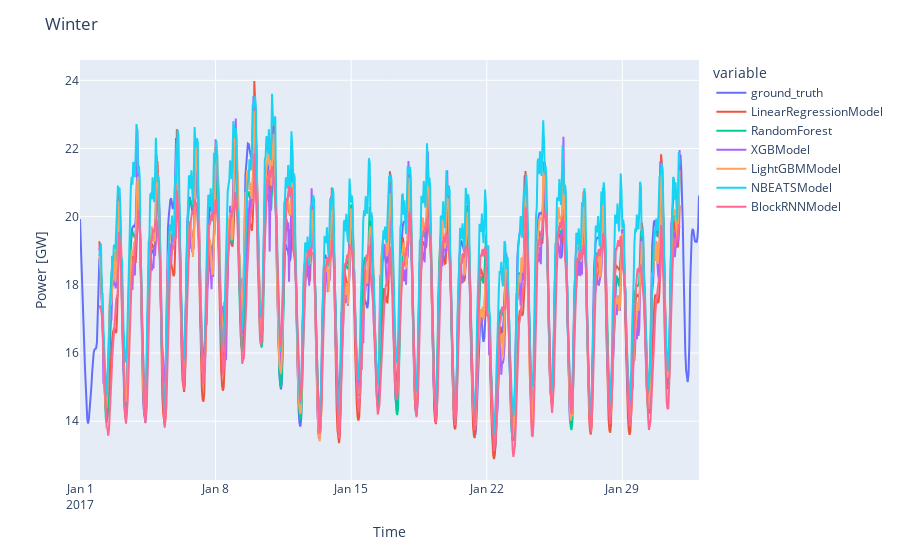
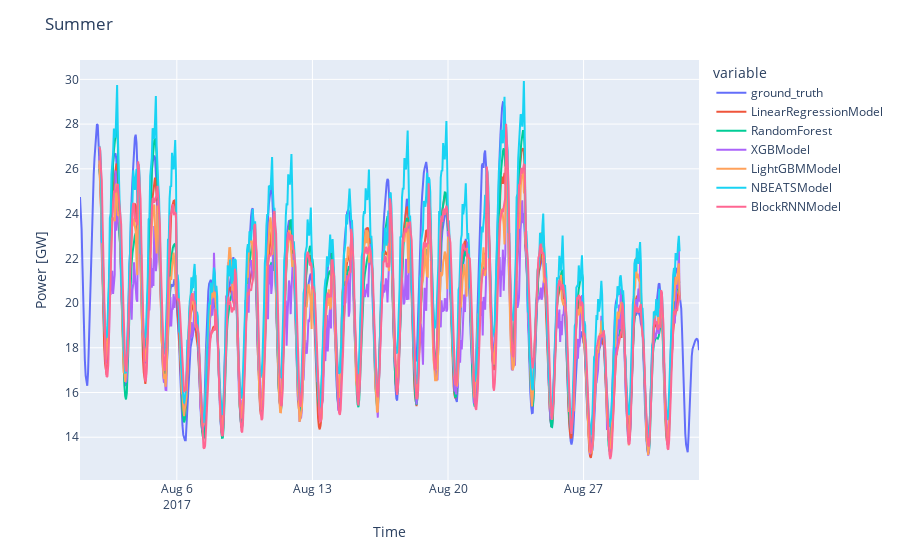

Source (notebook cell) for these figures, in order:
### Markdown cell above
### Plot 1: Side-by-side comparison of the models

### Code cell
for season, (_, preds_per_model, gt) in dict_result_season.items():
    fig = px.line(gt.pd_series().to_frame("ground_truth"))
    for model_name in model_names:
        preds = preds_per_model[model_name]
        fig.add_scatter(x=preds.pd_series().index, y=preds.pd_series().values, name=model_name)
    
    fig.update_layout(title=f"{season}")
    fig.update_xaxes(title_text="Time")
    fig.update_yaxes(title_text=f"Power [{ts_train[0].components[0][-2:]}]")
    fig.show()
    wandb.log({f"{season} - Side-by-side comparison of predictions and the ground truth for {config.spatial_scale} in {config.location}": fig})

### Figure 1 — Plotly figure (JSON) as saved in the notebook; plotly's stock layout.template omitted (floating-point values rounded to 4 significant figures; data arrays with more than 128 entries replaced by an {"elided": "..."} marker saying what was removed)
{"data": [{"hovertemplate": "variable=ground_truth<br>datetime=%{x}<br>value=%{y}<extra></extra>", "legendgroup": "ground_truth", "line": {"color": "#636efa", "dash": "solid"}, "marker": {"symbol": "circle"}, "mode": "lines", "name": "ground_truth", "orientation": "v", "showlegend": true, "type": "scatter", "x": {"elided": "768 str values"}, "xaxis": "x", "y": {"elided": "768 float values"}, "yaxis": "y"}, {"name": "LinearRegressionModel", "type": "scatter", "x": {"elided": "720 str values"}, "y": {"elided": "720 float values"}}, {"name": "RandomForest", "type": "scatter", "x": {"elided": "720 str values"}, "y": {"elided": "720 float values"}}, {"name": "XGBModel", "type": "scatter", "x": {"elided": "720 str values"}, "y": {"elided": "720 float values"}}, {"name": "LightGBMModel", "type": "scatter", "x": {"elided": "720 str values"}, "y": {"elided": "720 float values"}}, {"name": "NBEATSModel", "type": "scatter", "x": {"elided": "720 str values"}, "y": {"elided": "720 float values"}}, {"name": "BlockRNNModel", "type": "scatter", "x": {"elided": "720 str values"}, "y": {"elided": "720 float values"}}], "layout": {"legend": {"title": {"text": "variable"}, "tracegroupgap": 0}, "margin": {"t": 60}, "title": {"text": "Winter"}, "xaxis": {"anchor": "y", "domain": [0, 1], "title": {"text": "Time"}}, "yaxis": {"anchor": "x", "domain": [0, 1], "title": {"text": "Power [GW]"}}}}

### Figure 2 — Plotly figure (JSON) as saved in the notebook; plotly's stock layout.template omitted (floating-point values rounded to 4 significant figures; data arrays with more than 128 entries replaced by an {"elided": "..."} marker saying what was removed)
{"data": [{"hovertemplate": "variable=ground_truth<br>datetime=%{x}<br>value=%{y}<extra></extra>", "legendgroup": "ground_truth", "line": {"color": "#636efa", "dash": "solid"}, "marker": {"symbol": "circle"}, "mode": "lines", "name": "ground_truth", "orientation": "v", "showlegend": true, "type": "scatter", "x": {"elided": "768 str values"}, "xaxis": "x", "y": {"elided": "768 float values"}, "yaxis": "y"}, {"name": "LinearRegressionModel", "type": "scatter", "x": {"elided": "720 str values"}, "y": {"elided": "720 float values"}}, {"name": "RandomForest", "type": "scatter", "x": {"elided": "720 str values"}, "y": {"elided": "720 float values"}}, {"name": "XGBModel", "type": "scatter", "x": {"elided": "720 str values"}, "y": {"elided": "720 float values"}}, {"name": "LightGBMModel", "type": "scatter", "x": {"elided": "720 str values"}, "y": {"elided": "720 float values"}}, {"name": "NBEATSModel", "type": "scatter", "x": {"elided": "720 str values"}, "y": {"elided": "720 float values"}}, {"name": "BlockRNNModel", "type": "scatter", "x": {"elided": "720 str values"}, "y": {"elided": "720 float values"}}], "layout": {"legend": {"title": {"text": "variable"}, "tracegroupgap": 0}, "margin": {"t": 60}, "title": {"text": "Summer"}, "xaxis": {"anchor": "y", "domain": [0, 1], "title": {"text": "Time"}}, "yaxis": {"anchor": "x", "domain": [0, 1], "title": {"text": "Power [GW]"}}}}
